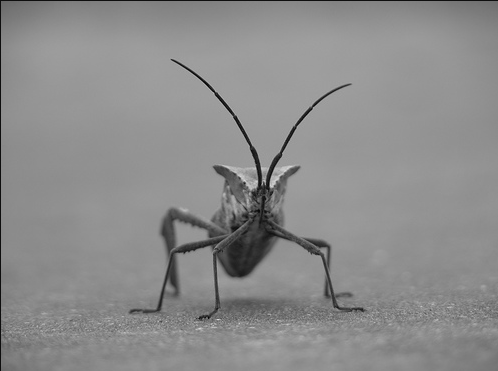
#> input picture example.png, 498 x 371 px
$ jupyter execute --allow-errors Day6_100_days_of_DS_ML.ipynb   (older library calls are emulated)
#> lines starting #> are read from the running program, lines starting #| are printed output that depends on the picture
Using Matplotlib to manipulate image data. Histogram, Matrix in numpy

[cell 1]
import pandas as pd
import matplotlib.pyplot as plt
import numpy as np

from datetime import datetime
#> (the rest of this cell did not finish here and is left out)

#> (a cell that did not finish here is left out)

[cell 3]
a,b,c = plt.hist(np.random.randn((20000)), 310,density=1, histtype='bar')
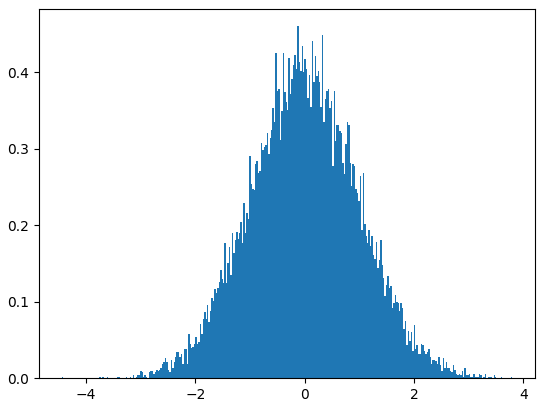
#> figure drawn by matplotlib, 1 panel; tallest bar 0.46 high, from x = -0.136 to -0.11

[cell 4]
import matplotlib.image as mpimg
from PIL import Image

[cell 5]
image = Image.open("example.png")
#> image is the input picture: PIL image 498x371 RGBA; mean R, G, B, A 140.1, 140.1, 140.1, 255
image.thumbnail((128, 64), Image.ANTIALIAS)
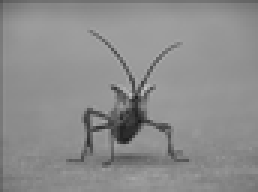
#> image: PIL image 86x64 RGBA (shown 3 times larger); mean R, G, B, A 140.2, 140.2, 140.2, 255
imgplot = plt.imshow(image)
plt.colorbar()

matA = np.round(np.random.randn(5,4)*100)
matB = np.round(np.random.randn(4,5)*100)
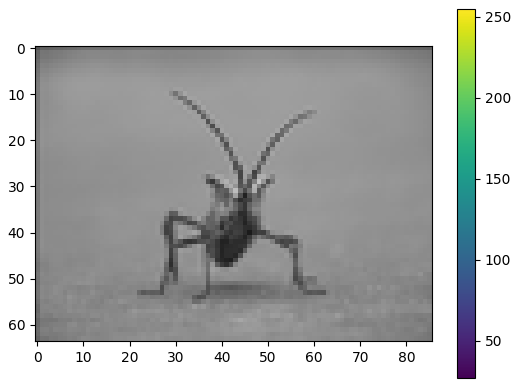
#> figure drawn by matplotlib, 2 panels
